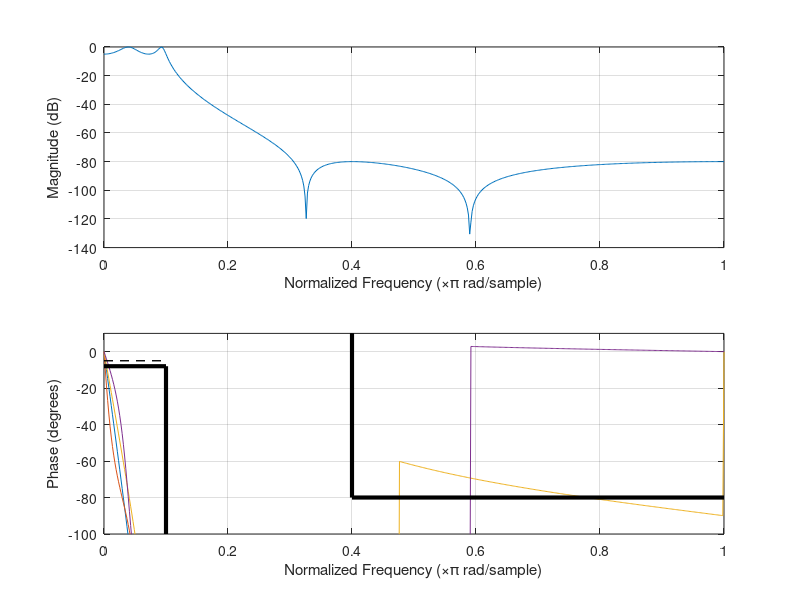

This figure's MATLAB source:
close all;
clear all;

% Visualization of different filter approximations in terms of order and
% steepness of the transition band

% Some parameters
n = 2;              % order of filter

% passband specs
w_p = .1;           % normalized frequency
G_p = -8;           % Min -8 dB gain in passband (or at most 8 dB attenuation)

% stopband specs
w_s = .4;           % stopband frequency
G_s = -80;          % at most -80 dB (or at least 80 dB attenutation)

% acceptable ripples
R_p = 5;            % rippple height in passband
R_s = 80;           % minimum ripple attenuation


%%%%% BASED ON SPECS%%%%%%%%


% Make a Butterworth filter
[n_butt, Wn] = buttord(w_p, w_s, -G_p, -G_s);
                    % NOTE: normalized frequencies and positive numbers as
                    % gains/attenautions (referred to as "passband ripple"
                    % and "stopband attenuation") G_p and G_s

[B_butt, A_butt] = butter(n_butt, Wn);
                    % This will provide us with the filter coefficients
                                       
% Make a Chebychev I filter
[n_cheb1, Wn] = cheb1ord(w_p, w_s, R_p, -G_s);
                    % NOTE: normalized frequencies and positive numbers as
                    % gains/attenautions (referred to as "passband ripple"
                    % and "stopband attenuation") G_p and G_s

[B_cheb1, A_cheb1] = cheby1(n_cheb1, R_p, Wn);
                    % This will provide us with the filter coefficients
                    % where the ripples are not higher than 


                    
% Make a Chebychev II filter
[n_cheb2, Wn] = cheb2ord(w_p, w_s, -R_p, -G_s);
                    % NOTE: normalized frequencies and positive numbers as
                    % gains/attenautions (referred to as "passband ripple"
                    % and "stopband attenuation") G_p and G_s

[B_cheb2, A_cheb2] = cheby2(n_cheb2, R_s, Wn);
                    % This will provide us with the filter coefficients

% Make an Elliptic (Cauer) filter
[n_ellip, Wn] = ellipord(w_p, w_s, -G_p, -G_s);
                    % NOTE: normalized frequencies and positive numbers as
                    % gains/attenautions (referred to as "passband ripple"
                    % and "stopband attenuation") G_p and G_s

[B_ellip, A_ellip] = ellip(n_ellip, R_p, R_s, Wn);
                    % This will provide us with the filter coefficients

                    
figure()                    
freqz(B_butt, A_butt); hold on;
freqz(B_cheb1, A_cheb1)
freqz(B_cheb2, A_cheb2)
freqz(B_ellip, A_ellip)

line([0 w_p],[G_p G_p],'Linewidth',3,'Color','k')
line([w_p w_p],[G_p -100],'Linewidth',3,'Color','k')

line([w_s 1],[G_s G_s],'Linewidth',3,'Color','k')
line([w_s w_s],[G_s G_s+100],'Linewidth',3,'Color','k')

line([0 w_p],[-R_p -R_p],'Linewidth',1,'Color','k','Linestyle','--')

ylim([G_s-20 10])
% 
% %%%%%%%%%%% BASED ON ORDER (FIXED) %%%%%%%%%%%%%%
% figure()
% 
% [b_butt, a_butt] = butter(n, w_p);
% [b_cheb1, a_cheb1] = cheby1(n,R_p,w_p);
% [b_cheb2, a_cheb2] = cheby2(n,R_s,w_s);
% [b_ellip, a_ellip] = ellip(n,R_p,R_s,w_p);
% 
% freqz(b_butt, a_butt); hold on;
% freqz(b_cheb1, a_cheb1)
% freqz(b_cheb2, a_cheb2)
% freqz(b_ellip, a_ellip)
% ylim([G_s-20 10])
% 
% line([0 w_p],[-3 -3],'Linewidth',3,'Color','k')
% line([w_p w_p],[-3 -100],'Linewidth',3,'Color','k')
% 
% 
